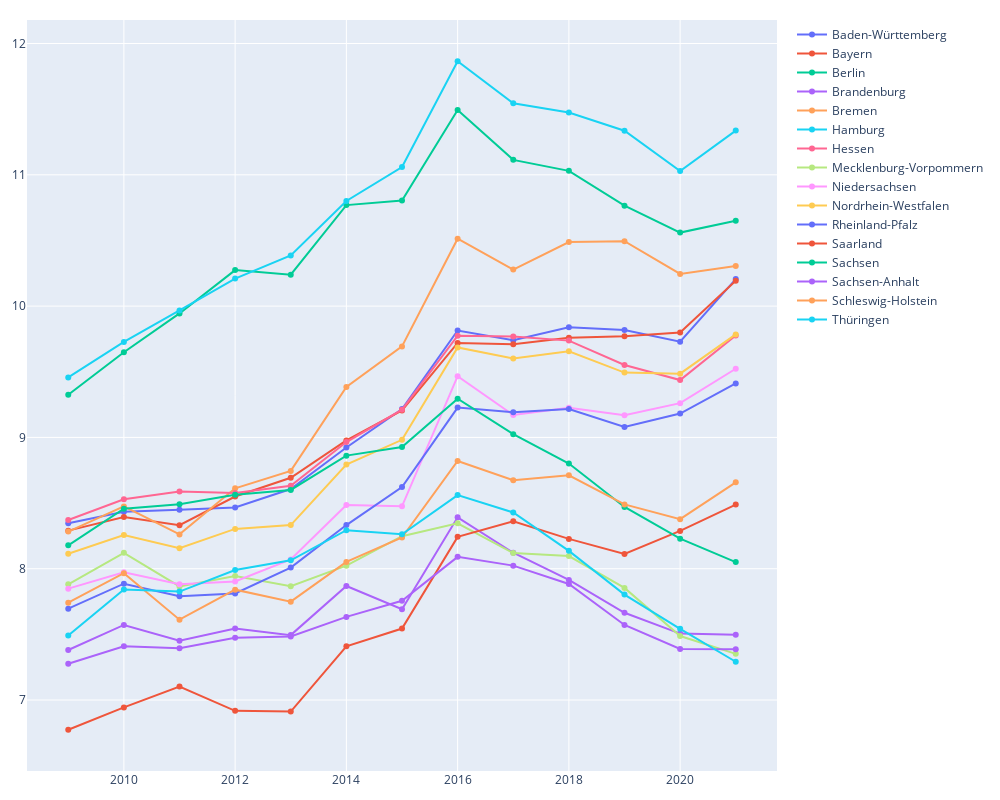

Notebook cell for this chart:
### Markdown cell above
## Geburten

Die Zahl der Geburten dient als Grundlage, ohne die Schwankungen beim Elterngeldbezug nicht zu verstehen sind.
Da die Spanne zwischen Bremen und NRW sehr groß ist und wir uns mehr für Unterschiede in den relativen Geburtenraten zwischen Ländern und über die Jahre hinweg interessieren, skalieren wir die Geburtenrate auf "Geburten je 100.000 Einwohner:innen".
Die Tabelle enthält auch das Geschlecht des Kindes, das ignorieren wir hier.

### Code cell
gb = pd.read_parquet(destatis_sources["geburten"]["processed_file"])
gb = gb.groupby(["jahr", "land"]).geburten.sum().to_frame().reset_index()

ewz = pd.read_parquet(destatis_sources["ewz"]["processed_file"])

gb = pd.merge(gb, ewz, on=["jahr", "land"])
gb["geburten_pro_1000"] = gb.geburten / gb.ewz * 1000

fig = go.Figure()

for land, grp in gb.groupby("land"):
    fig.add_trace(
        go.Scatter(
            x=grp.jahr,
            y=grp.geburten_pro_1000,
            mode="markers+lines",
            name=land
        ),
    )

fig.update_layout(
    width=1000,
    height=800,
    margin=dict(t=20, r=20, b=20, l=20)
)

fig.show()

### Figure 1 — Plotly figure (JSON) as saved in the notebook; plotly's stock layout.template omitted (floating-point values rounded to 4 significant figures)
{"data": [{"mode": "markers+lines", "name": "Baden-Württemberg", "type": "scatter", "x": [2009, 2010, 2011, 2012, 2013, 2014, 2015, 2016, 2017, 2018, 2019, 2020, 2021], "y": [8.346, 8.434, 8.449, 8.466, 8.607, 8.924, 9.216, 9.814, 9.741, 9.84, 9.818, 9.729, 10.21]}, {"mode": "markers+lines", "name": "Bayern", "type": "scatter", "x": [2009, 2010, 2011, 2012, 2013, 2014, 2015, 2016, 2017, 2018, 2019, 2020, 2021], "y": [8.29, 8.394, 8.331, 8.55, 8.692, 8.977, 9.205, 9.72, 9.709, 9.759, 9.77, 9.799, 10.19]}, {"mode": "markers+lines", "name": "Berlin", "type": "scatter", "x": [2009, 2010, 2011, 2012, 2013, 2014, 2015, 2016, 2017, 2018, 2019, 2020, 2021], "y": [9.325, 9.649, 9.944, 10.27, 10.24, 10.77, 10.8, 11.49, 11.11, 11.03, 10.77, 10.56, 10.65]}, {"mode": "markers+lines", "name": "Brandenburg", "type": "scatter", "x": [2009, 2010, 2011, 2012, 2013, 2014, 2015, 2016, 2017, 2018, 2019, 2020, 2021], "y": [7.381, 7.572, 7.451, 7.545, 7.494, 7.868, 7.691, 8.392, 8.122, 7.915, 7.664, 7.506, 7.498]}, {"mode": "markers+lines", "name": "Bremen", "type": "scatter", "x": [2009, 2010, 2011, 2012, 2013, 2014, 2015, 2016, 2017, 2018, 2019, 2020, 2021], "y": [8.283, 8.474, 8.261, 8.612, 8.745, 9.384, 9.693, 10.51, 10.28, 10.49, 10.49, 10.25, 10.31]}, {"mode": "markers+lines", "name": "Hamburg", "type": "scatter", "x": [2009, 2010, 2011, 2012, 2013, 2014, 2015, 2016, 2017, 2018, 2019, 2020, 2021], "y": [9.457, 9.727, 9.967, 10.21, 10.39, 10.8, 11.06, 11.86, 11.54, 11.47, 11.34, 11.03, 11.34]}, {"mode": "markers+lines", "name": "Hessen", "type": "scatter", "x": [2009, 2010, 2011, 2012, 2013, 2014, 2015, 2016, 2017, 2018, 2019, 2020, 2021], "y": [8.371, 8.528, 8.589, 8.578, 8.632, 8.965, 9.211, 9.775, 9.769, 9.737, 9.552, 9.437, 9.777]}, {"mode": "markers+lines", "name": "Mecklenburg-Vorpommern", "type": "scatter", "x": [2009, 2010, 2011, 2012, 2013, 2014, 2015, 2016, 2017, 2018, 2019, 2020, 2021], "y": [7.881, 8.121, 7.865, 7.945, 7.867, 8.023, 8.248, 8.346, 8.119, 8.096, 7.854, 7.488, 7.352]}, {"mode": "markers+lines", "name": "Niedersachsen", "type": "scatter", "x": [2009, 2010, 2011, 2012, 2013, 2014, 2015, 2016, 2017, 2018, 2019, 2020, 2021], "y": [7.848, 7.973, 7.882, 7.903, 8.071, 8.485, 8.476, 9.466, 9.17, 9.227, 9.168, 9.261, 9.523]}, {"mode": "markers+lines", "name": "Nordrhein-Westfalen", "type": "scatter", "x": [2009, 2010, 2011, 2012, 2013, 2014, 2015, 2016, 2017, 2018, 2019, 2020, 2021], "y": [8.115, 8.256, 8.156, 8.303, 8.332, 8.794, 8.982, 9.685, 9.601, 9.656, 9.494, 9.486, 9.785]}, {"mode": "markers+lines", "name": "Rheinland-Pfalz", "type": "scatter", "x": [2009, 2010, 2011, 2012, 2013, 2014, 2015, 2016, 2017, 2018, 2019, 2020, 2021], "y": [7.696, 7.886, 7.79, 7.811, 8.009, 8.333, 8.623, 9.227, 9.191, 9.216, 9.08, 9.182, 9.411]}, {"mode": "markers+lines", "name": "Saarland", "type": "scatter", "x": [2009, 2010, 2011, 2012, 2013, 2014, 2015, 2016, 2017, 2018, 2019, 2020, 2021], "y": [6.774, 6.944, 7.103, 6.918, 6.912, 7.409, 7.544, 8.243, 8.362, 8.227, 8.112, 8.288, 8.489]}, {"mode": "markers+lines", "name": "Sachsen", "type": "scatter", "x": [2009, 2010, 2011, 2012, 2013, 2014, 2015, 2016, 2017, 2018, 2019, 2020, 2021], "y": [8.178, 8.457, 8.491, 8.564, 8.6, 8.861, 8.927, 9.295, 9.025, 8.801, 8.47, 8.229, 8.05]}, {"mode": "markers+lines", "name": "Sachsen-Anhalt", "type": "scatter", "x": [2009, 2010, 2011, 2012, 2013, 2014, 2015, 2016, 2017, 2018, 2019, 2020, 2021], "y": [7.276, 7.409, 7.395, 7.475, 7.483, 7.633, 7.756, 8.09, 8.024, 7.884, 7.572, 7.389, 7.387]}, {"mode": "markers+lines", "name": "Schleswig-Holstein", "type": "scatter", "x": [2009, 2010, 2011, 2012, 2013, 2014, 2015, 2016, 2017, 2018, 2019, 2020, 2021], "y": [7.741, 7.966, 7.612, 7.841, 7.749, 8.052, 8.238, 8.82, 8.674, 8.712, 8.49, 8.377, 8.658]}, {"mode": "markers+lines", "name": "Thüringen", "type": "scatter", "x": [2009, 2010, 2011, 2012, 2013, 2014, 2015, 2016, 2017, 2018, 2019, 2020, 2021], "y": [7.491, 7.842, 7.826, 7.99, 8.064, 8.293, 8.262, 8.561, 8.429, 8.136, 7.803, 7.542, 7.292]}], "layout": {"height": 800, "margin": {"b": 20, "l": 20, "r": 20, "t": 20}, "width": 1000}}
